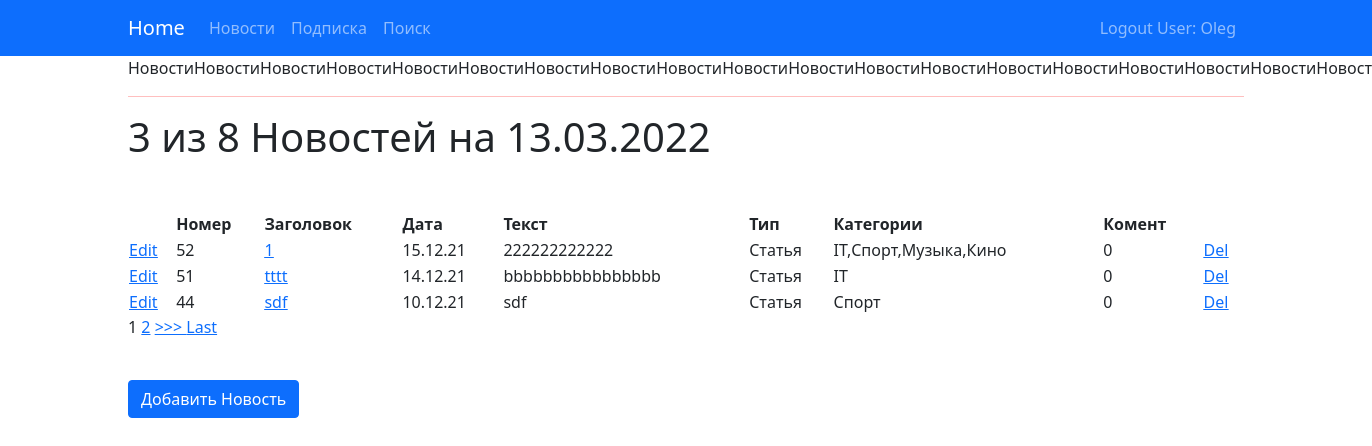
The app's page /news/ (signed in), older data.
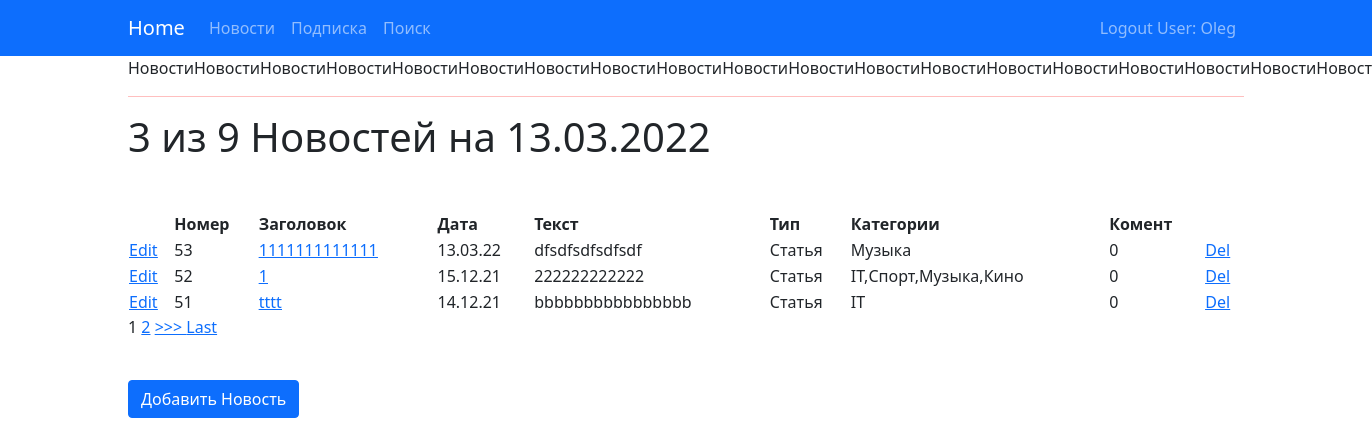
The same page, newer data.
### news/models.py (models this page shows, shortened)
class Post(models.Model):
    article = 'a'
    news = 'n'
    POST_TYPE = [
        (article, "Статья"),
        (news, "Новость")
    ]
    author = models.ForeignKey(Author, on_delete=models.CASCADE)
    post_type = models.CharField(max_length=1, choices=POST_TYPE, default=article)
    created = models.DateTimeField(auto_now_add=True)
    cats = models.ManyToManyField(Category, through='PostCategory')
    title = models.CharField(max_length=256)
    text = models.TextField()
    rating = models.IntegerField(default=0)
    @property
    def post_type_str(self):
        for i in self.POST_TYPE:
            if self.post_type == i[0]:
                post_type = i[1]
        return post_type
    @property
    def cats_str(self):
        return ','.join(cc.name for cc in self.cats.all())

class Russian_mat(models.Model):
    word = models.CharField(max_length=64, unique=True, null=False)

class Category(models.Model):
    name = models.CharField(max_length=64, unique=True)
    users = models.ManyToManyField(User, through='Subscribe')

### news/views.py (the view)
# urls.py: path('', PostList.as_view()),
class PostList(LoginRequiredMixin, ListView):
    model = Post
    template_name = 'post/posts.html'
    context_object_name = 'posts'
    queryset = Post.objects.order_by('-id')
    paginate_by = 3
    def get_context_data(self, **kwargs):
        context = super().get_context_data(**kwargs)
        context['post_count'] = Post.objects.all().count()
        context['time_now'] = datetime.utcnow()
        return context

### news/templatetags/custom_filters.py (called while the page is built)
@register.filter(name='multiply')  # регистрируем наш фильтр под именем multiply, чтоб django понимал, что это именно фильтр, а не простая функция
def multiply(value, arg):
    if isinstance(value, str) and isinstance(arg, int):
        return str(value) * arg  # возвращаемое функцией значение — это то значение, которое подставится к нам в шаблон
    else:
        raise ValueError(f'Нельзя умножить {type(value)} на {type(arg)}')

@register.filter(name='censor')
def censor(value):
    res = value
    if isinstance(value, str):
        xx = list()
        for ww in Russian_mat.objects.all():
            xx.append(ww.word)
        for ss in value.split():
             if ss.lower() in xx:
                 res = value.replace(ss, 'x' * len(ss) )
        return res
    else:
        raise ValueError(f'Нельзя фильтровать {type(value)}')

@register.filter(name='comment_count')
def comment_count(value):
    id = int(value)
    res = Comment.objects.filter(post_id=id).count()
    return res

### templates/post/posts.html (shortened to what this page needs)
{% extends 'flatpages/default.html' %}
{% load custom_filters %}
{% block menu %}
    {% include 'post/menu_post.html' %}
{% endblock menu %}
{% block title %}
{{ 'Новости'|multiply:20 }}
{% endblock title %}
{% block content %}
<h1>{{ posts|length }} из {{ post_count }} Новостей на {{ time_now|date:'d.m.Y' }}</h1>
<h3><br></h3>
{%if posts%}
    <table style="width: 100%">
        <tr>
            <th></th>
            <th> Номер</th>
            <th> Заголовок</th>
            <th> Дата</th>
            <th> Текст</th>
            <th> Тип</th>
            <th> Категории</th>
            <th> Комент</th>
            <th></th>
        </tr>
        {% for post in posts %}
        <tr>
            <td><a href="{{post.id}}/edit"><u> Edit </u></a></td>
            <td>{{ post.id }}</td>
            <td><a href="{{post.id}}"><u> {{ post.title|truncatechars:20|censor }} </u></a></td>
            <td>{{ post.created|date:'d.m.y' }}</td>
            <td>{{ post.text|truncatechars:20|censor }}</td>
            <td>{{ post.post_type_str }}</td>
            <td>{{ post.cats_str|truncatechars:25 }}</td>
            <td>{{ post.id|comment_count }}</td>
            <td><a href="{{post.id}}/delete"><u> Del </u></a></td>
        </tr>
        {% endfor%}
    </table>
        {% if is_paginated %}
            {% for num in page_obj.paginator.page_range %}
                {% if page_obj.number == num %}
                    <a>{{ num }}</a>
                {% elif num > page_obj.number|add:'-2' and num < page_obj.number|add:'2' %}
                    <a href="?page={{ num }}">{{ num }}</a>
                {% endif %}
            {% endfor %}
            {% if page_obj.has_next %}
                <a href="?page={{ page_obj.next_page_number }}"> >>> </a>
                <a href="?page={{ page_obj.paginator.num_pages }}">Last</a>
            {% endif %}
        {% endif %}
    {%else%}
    <h2>Новостей нет</h2>
    {%endif%}
<h3><br></h3>
<button onclick="document.location='add/'" class="btn btn-primary">Добавить Новость</button>
    {% endblock content %}

### templates/flatpages/default.html (shortened to what this page needs)
<!DOCTYPE html>
<html lang="en">
<head>
    {% load static %}
    <link href="https://cdn.jsdelivr.net/npm/bootstrap@5.1.3/dist/css/bootstrap.min.css" rel="stylesheet"
>
</head>
<body>
<nav
        {% if request.user.is_staff %}
            class="navbar navbar-expand-lg navbar-dark bg-dark static-top"
        {% else %}
            class="navbar navbar-expand-lg navbar-dark bg-primary static-top"
        {% endif %}
>
    <div class="container">
        <a class="navbar-brand" href="/">Home</a>
        {% block menu %}{% endblock menu %}
        <div class="razR">
            <div class="collapse navbar-collapse" id="navbarResponsive">
                <ul class="navbar-nav ml-auto">
                    <li style="text-align:right;" class="nav-item">
                        {% if request.user.is_staff %}
                        <a class="nav-link" href="/accounts/logout/"> Logout Admin: {{ request.user }}</a>
                        {% else %}
                        <a class="nav-link" href="/accounts/logout/"> Logout User: {{ request.user }}</a>
                        {% endif %}
                    </li>
                </ul>
            </div>
        </div>
    </div>
</nav>
<div class="container">
    <div class="row">
        <div class="col-lg-12">
            {% block title %}{% endblock title %}
            <hr>
            {% block content %}{% endblock content %}
        </div>
    </div>
</div>
</body>
</html>

### templates/post/menu_post.html
	       <div class="collapse navbar-collapse" id="navbarResponsive0" >
        	   <ul class="navbar-nav ml-auto" >
        	       <li class="nav-item">
					   <a class="nav-link" href="/news/">Новости</a>
	               </li>
        	       <li class="nav-item">
					   <a class="nav-link" href="/news/subscribe/">Подписка</a>
	               </li>
        	       <li class="nav-item">
					   <a class="nav-link" href="/news/search">Поиск</a>
	               </li>
        	   </ul>
	       </div>

### templates/flatpages/default.html (style rules this page uses)
.razR { text-align: right; }
hr { background-color: red }

Row changes from the older to the newer data that the page shows:
no longer on this page (row unchanged): Post: id "44", title|censor "sdf", created "10.12.21", text|censor "sdf", post_type_str "Статья", cats_str "Спорт", id|comment_count "0"
added Post: id "53", title|censor "1111111111111", created "13.03.22", text|censor "dfsdfsdfsdfsdf", post_type_str "Статья", cats_str "Музыка", id|comment_count "0"
Text that changed along with them:
{{ post_count }}: "8" → "9"
